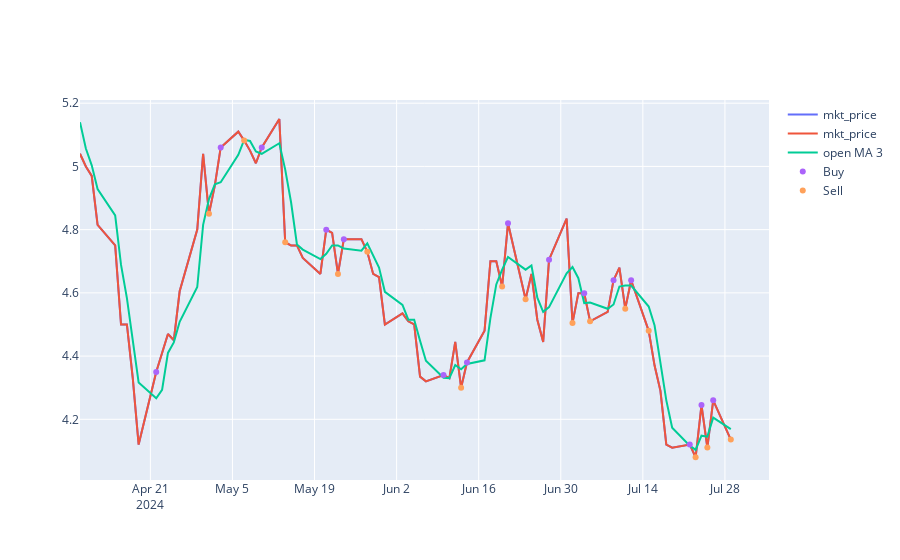

The cell this chart's notebook holds for it:
### Code cell
fig.add_trace(go.Scatter(x=df.index, y=df.open, name="mkt_price"))
fig.add_trace(go.Scatter(x=df.index, y=df["open MA 3"], name="open MA 3"))
fig.add_trace(go.Scatter(x=buy_dates, y=buy_values, mode="markers", name="Buy"))
fig.add_trace(go.Scatter(x=sell_dates, y=sell_values, mode="markers", name="Sell"))
